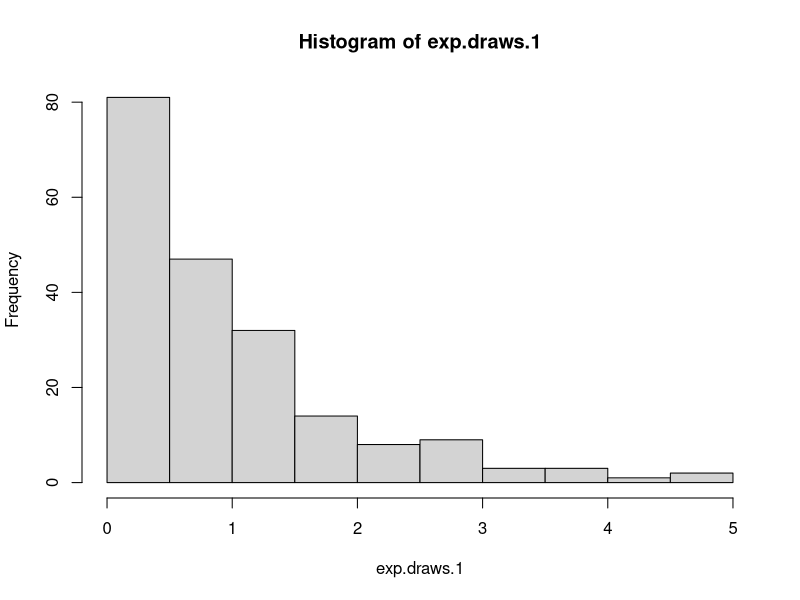
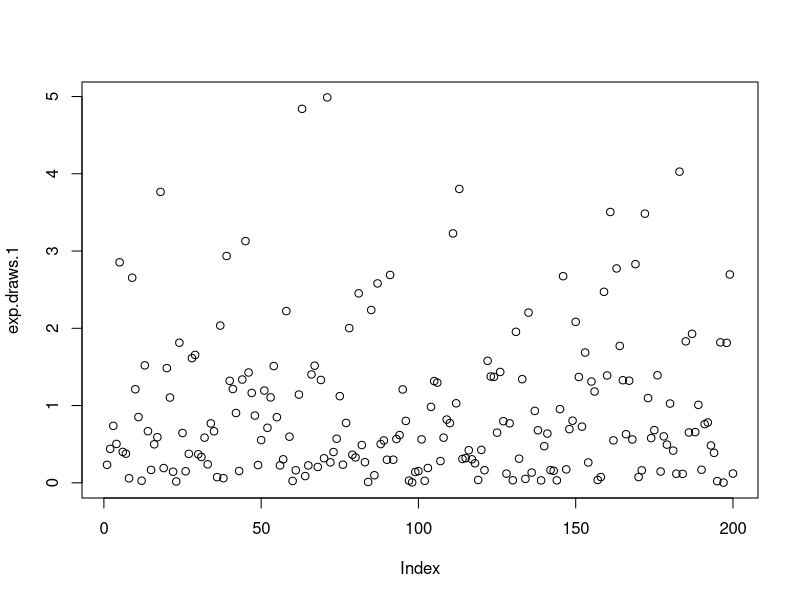
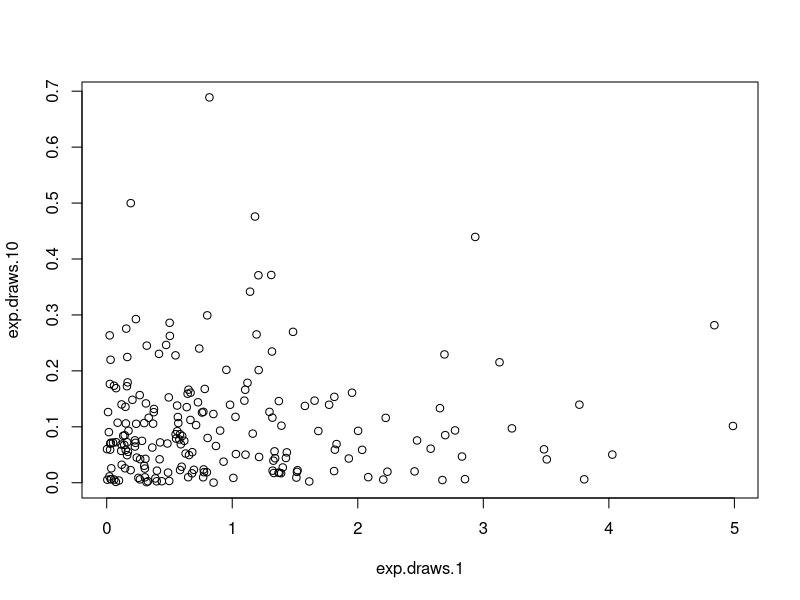
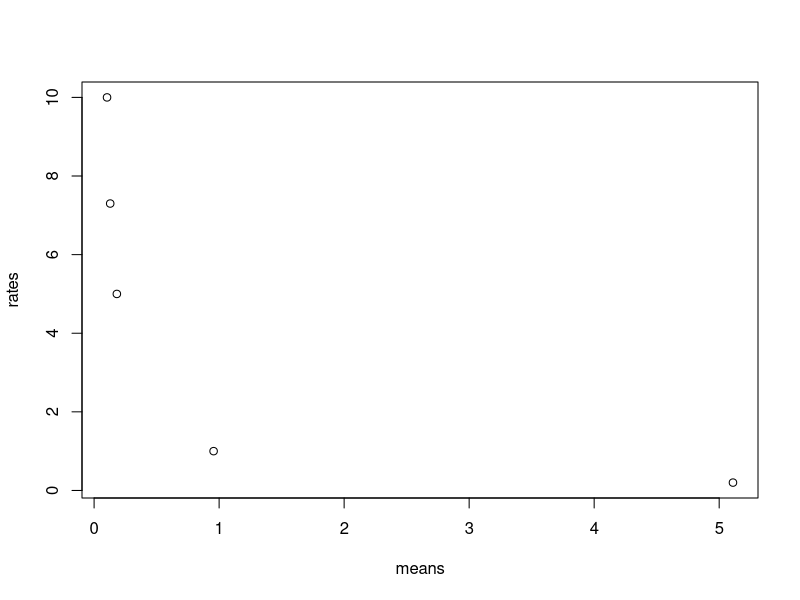
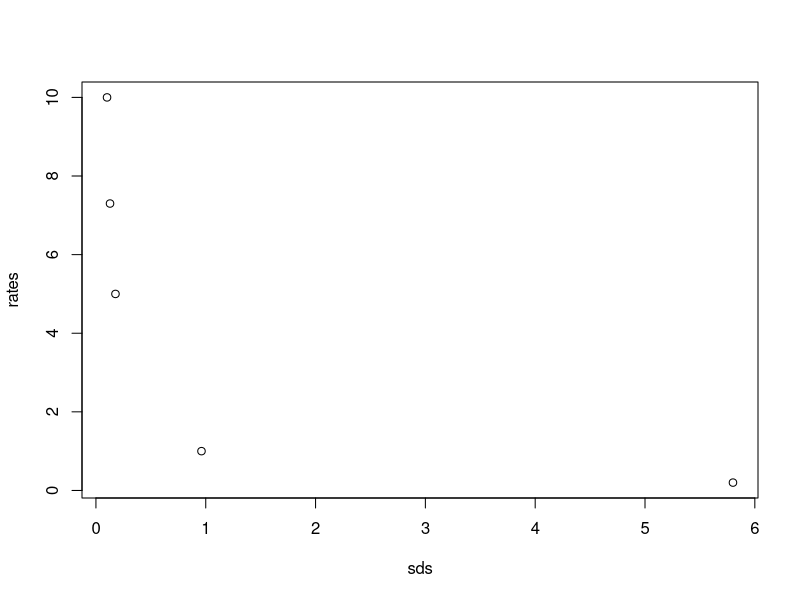
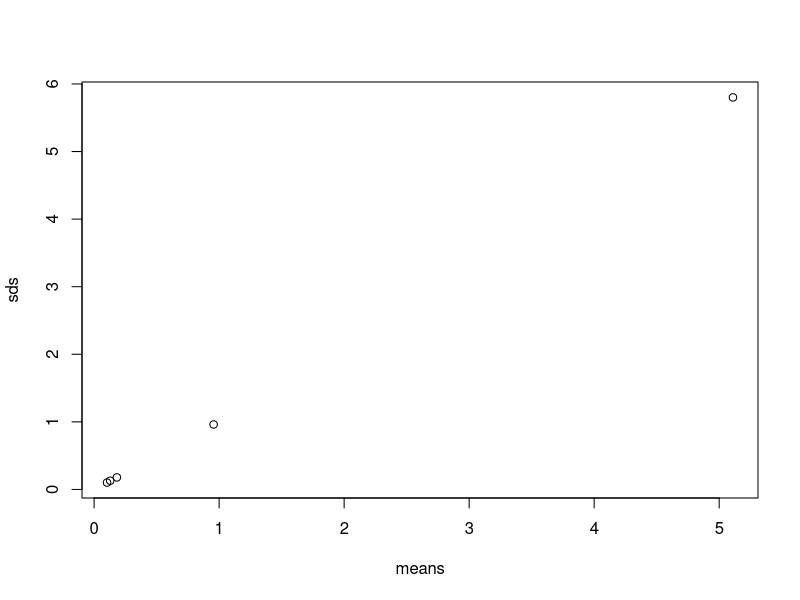
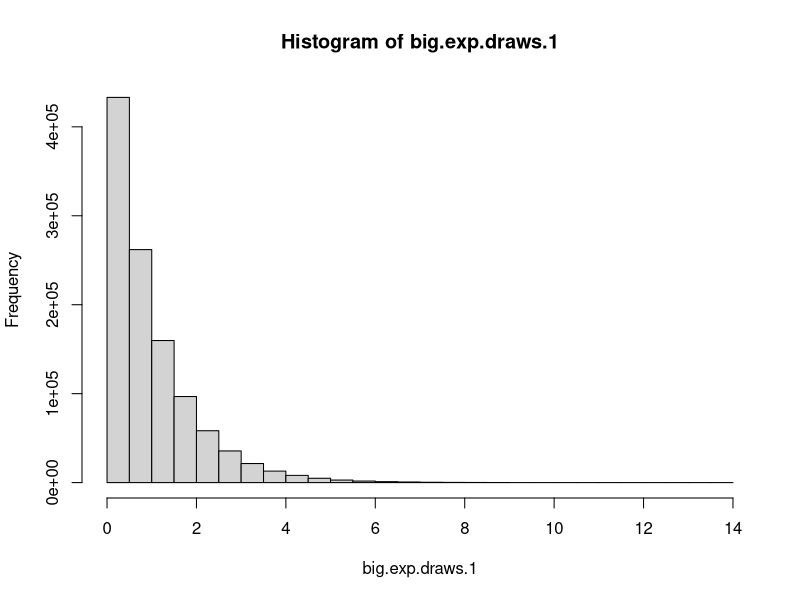
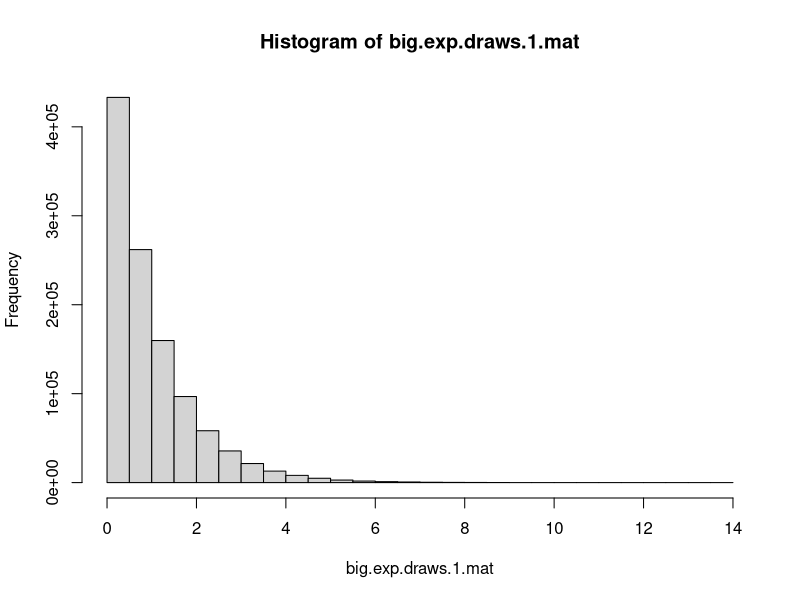

Reproduce these figures in R, in order.
## ---- chunk 1
#This vector holds 200 random values from the standard exponential distribution.
exp.draws.1 <- rexp(n = 200)
#This is the calculation of the mean and standard deviation of the just created vector.
mean(exp.draws.1)
sd(exp.draws.1)
## ---- chunk 2
#The following vectors hold 200 random values from the exponential distribution with varying rate, with their means and standard deviations calculated.

#With rate = 0.2
exp.draws.0.2 <- rexp(n = 200, rate = 0.2)
mean(exp.draws.0.2)
sd(exp.draws.0.2)

#With rate = 5
exp.draws.5 <- rexp(n = 200, rate = 5)
mean(exp.draws.5)
sd(exp.draws.5)

#With rate 7.3
exp.draws.7.3 <- rexp(n = 200, rate = 7.3)
mean(exp.draws.7.3)
sd(exp.draws.7.3)

#With rate 10
exp.draws.10 <- rexp(n = 200, rate = 10)
mean(exp.draws.10)
sd(exp.draws.10)
## ---- chunk 3
# Histogram of results from the generated random values from the standard exponential distribution.
hist(exp.draws.1)
# The histogram tells you how many of the generated random values fall into a given interval.
## ---- chunk 4
#Plot of the generated random values from the standard exponential distribution.
plot(exp.draws.1)
#In this plot, the index of the simulated value is plotted against its value. Most of the values are less than 1, as you would expect from the histogram plot.
## ---- chunk 5
plot(exp.draws.1, exp.draws.10)
# For a given index i, this graphic plots the ith simulated value of the standard exponential distribution against the ith simulated value of the exponential distribution with rate equal to 10.
## ---- chunk 6
#This vector contains the values for the rates used to generate the random values.
rates <- c(1, 0.2, 5, 7.3, 10)
#This vector contains the means of the five sets of simulated values.
means <- c(mean(exp.draws.1), mean(exp.draws.0.2), mean(exp.draws.5), mean(exp.draws.7.3), mean(exp.draws.10))
#This vector contains the standard deviations of the five sets of simulated values.
sds <- c(sd(exp.draws.1), sd(exp.draws.0.2), sd(exp.draws.5), sd(exp.draws.7.3), sd(exp.draws.10))
#This is a plot of the five means versus the five rates used to generate the values.
plot(means, rates)
## ---- chunk 7
#This is a plot of the standard deviations versus the rates.
plot(sds, rates)
#This plot is similar to the previous one, but instead of associating the mean of the generated random values to the rate they were generated with, it associates the standard deviation to the rate. This graph looks quite similar to the previous one, since for the exponential distribution, the expected value is equal to the standard deviation (which again, is 1 divided by the rate).
## ---- chunk 8
#This is a plot of the means versus the standard deviations.
plot(means, sds)
#This graphic plots the means of the vectors of generated values to the standard deviations of the same vectors. As previously stated, for the exponential distribution the expected value is equal to the standard deviation. Thus, the closest straight line to match this graph would be quite similar to the identity line y = x.
## ---- chunk 9
#This vector contains 1.1 million values generated from the standard exponential distribution. The mean and standard deviation are then calculated.
big.exp.draws.1 <- rexp(n = 1100000)
mean(big.exp.draws.1)
sd(big.exp.draws.1)
## ---- chunk 10
#This is a histogram of the vector of values generated in the previous part of this problem.
hist(big.exp.draws.1)
#The histogram clearly does not match the function 1 - e^{-x} since that function is 0 when x = 0, but the histogram is not 0 for the box containing 0. Furthermore, 1 - e^{-x} is an increasing function, but the histogram boxes get smaller and smaller.

#Instead, the function that the histogram resembles is e^{-x}, which makes sense, since e^{-x} is the pdf for the standard exponential distribution. The size of the histogram bin is proportional to the number of elements in the vector, and so each histogram bin gives you a visualization of the probability that a simulated value will be in the interval represented by the bin. This is akin to the fact that the integral of the pdf over an interval gives you the probability of a random value being within that interval.

#Finally, the histogram should not represent 1 - e^{-x}, since that is the CDF of the exponential distribution, which tells you the probability that a simulated value will be less than x - this is not relevant to the histogram.
## ---- chunk 11
#This vector selects only the generated values that are greater than 1, then the mean is calculated.
big.exp.draws.1.greater <- big.exp.draws.1[big.exp.draws.1 > 1]
mean(big.exp.draws.1.greater)
## ---- chunk 12
#This matrix contains the simulated data, and stores it in 1100 rows and 1000 columns. A histogram is then generated from the matrix data.
big.exp.draws.1.mat <- matrix(big.exp.draws.1, nrow = 1100, ncol = 1000)
hist(big.exp.draws.1.mat)
#The histogram produced is the same as the histogram in part (b), since the histogram function simply treats the matrix as a vector.
## ---- chunk 13
#The mean of the 371st column of the previous generated matrix is calculated.
mean(big.exp.draws.1.mat[, 371])
## ---- chunk 14
#This vector contains the means of each column in the previously generated matrix.
column.means <- colMeans(big.exp.draws.1.mat)
#Histogram of the column means.
hist(column.means)
#The shape does not match that of the histogram from part (b) because instead of the data being simulated values of the standard exponential distribution, each data point is the mean of 1100 of these simulated values. Since the expected value of the standard exponential distribution is 1, we expect that these values should group around 1, which they in fact do. The shape of the histogram is beginning to resemble a normal distribution, with a mean of 1.
